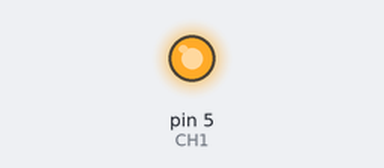
The sketch below on a simulated Arduino Uno, built with avr-gcc and run on an emulated ATmega328P. Shown: output pins drawn as LEDs (lit = HIGH).

Above: at 6.0 s.
At 16.0 s:
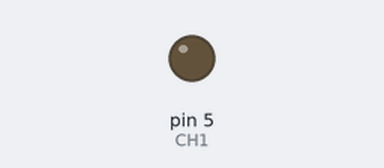
Timing chart, 0 to 27.0 s (numbered marks = the images above):
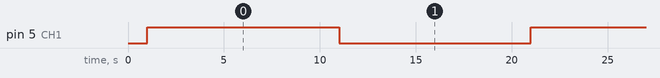

Measured:
- by itself, pin 5 (CH1): alternates HIGH for 10.0 s and LOW for 10.0 s

The sketch:

ejemplo_relay.ino
```cpp
/* ===============================================================
      Project: 4 Channel 5V Relay Module
       Author: Scott C
      Created: 7th Sept 2014
  Arduino IDE: 1.0.5
      Website: http://arduinobasics.blogspot.com.au
  Description: Explore the difference between NC and NO terminals.
================================================================== */

 /*
  Connect 5V on Arduino to VCC on Relay Module
  Connect GND on Arduino to GND on Relay Module
  Connect GND on Arduino to the Common Terminal (middle terminal) on Relay Module. */

 #define CH1 5  //5=(D1)

 void setup(){
   //Setup all the Arduino Pins
   pinMode(CH1, OUTPUT);


   //Turn OFF any power to the Relay channels
   digitalWrite(CH1,LOW); //apagar
   delay(1000); //Wait 2 seconds before starting sequence

 }

 void loop(){
   digitalWrite(CH1, HIGH);  //Green LED on, Yellow LED off
   delay(10000);
   digitalWrite(CH1, LOW);   //Yellow LED on, Green LED off
   delay(10000);
 }
```
